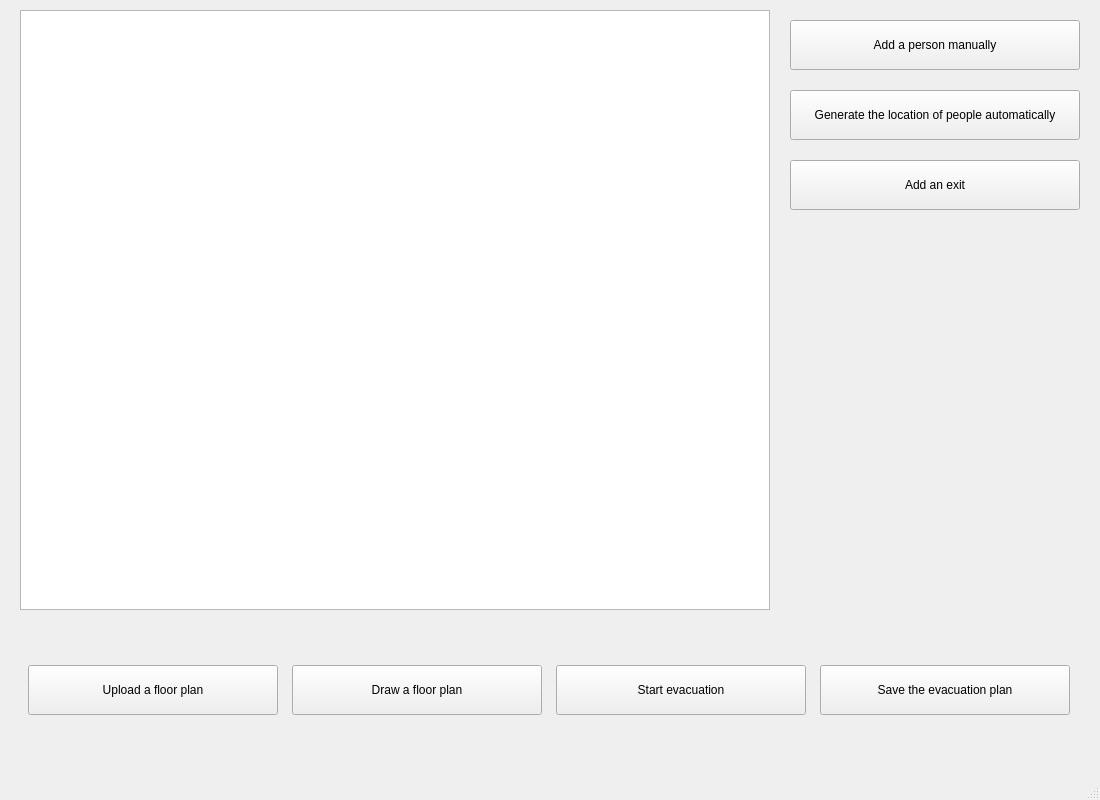
<?xml version="1.0" encoding="UTF-8"?>
<ui version="4.0">
 <class>MainWindow</class>
 <widget class="QMainWindow" name="MainWindow">
  <property name="geometry">
   <rect>
    <x>0</x>
    <y>0</y>
    <width>1100</width>
    <height>800</height>
   </rect>
  </property>
  <property name="windowTitle">
   <string>MainWindow</string>
  </property>
  <widget class="QWidget" name="centralwidget">
   <widget class="QGraphicsView" name="graphicsView">
    <property name="geometry">
     <rect>
      <x>20</x>
      <y>10</y>
      <width>750</width>
      <height>600</height>
     </rect>
    </property>
    <property name="verticalScrollBarPolicy">
     <enum>Qt::ScrollBarAlwaysOff</enum>
    </property>
    <property name="horizontalScrollBarPolicy">
     <enum>Qt::ScrollBarAlwaysOff</enum>
    </property>
   </widget>
   <widget class="QPushButton" name="generatePeople">
    <property name="geometry">
     <rect>
      <x>790</x>
      <y>90</y>
      <width>290</width>
      <height>50</height>
     </rect>
    </property>
    <property name="text">
     <string>Generate the location of people automatically</string>
    </property>
   </widget>
   <widget class="QPushButton" name="addPeople">
    <property name="geometry">
     <rect>
      <x>790</x>
      <y>20</y>
      <width>290</width>
      <height>50</height>
     </rect>
    </property>
    <property name="text">
     <string>Add a person manually</string>
    </property>
   </widget>
   <widget class="QPushButton" name="addEnter">
    <property name="geometry">
     <rect>
      <x>790</x>
      <y>160</y>
      <width>290</width>
      <height>50</height>
     </rect>
    </property>
    <property name="text">
     <string>Add an exit</string>
    </property>
   </widget>
   <widget class="QWidget" name="horizontalLayoutWidget">
    <property name="geometry">
     <rect>
      <x>20</x>
      <y>650</y>
      <width>1061</width>
      <height>80</height>
     </rect>
    </property>
    <layout class="QHBoxLayout" name="horizontalLayout">
     <item>
      <widget class="QPushButton" name="upLoad">
       <property name="minimumSize">
        <size>
         <width>0</width>
         <height>50</height>
        </size>
       </property>
       <property name="maximumSize">
        <size>
         <width>250</width>
         <height>16777215</height>
        </size>
       </property>
       <property name="text">
        <string>Upload a floor plan</string>
       </property>
      </widget>
     </item>
     <item>
      <widget class="QPushButton" name="paint">
       <property name="minimumSize">
        <size>
         <width>0</width>
         <height>50</height>
        </size>
       </property>
       <property name="maximumSize">
        <size>
         <width>250</width>
         <height>16777215</height>
        </size>
       </property>
       <property name="toolTipDuration">
        <number>-1</number>
       </property>
       <property name="text">
        <string>Draw a floor plan</string>
       </property>
      </widget>
     </item>
     <item>
      <widget class="QPushButton" name="evacuation">
       <property name="minimumSize">
        <size>
         <width>0</width>
         <height>50</height>
        </size>
       </property>
       <property name="maximumSize">
        <size>
         <width>250</width>
         <height>16777215</height>
        </size>
       </property>
       <property name="text">
        <string>Start evacuation</string>
       </property>
      </widget>
     </item>
     <item>
      <widget class="QPushButton" name="save">
       <property name="minimumSize">
        <size>
         <width>0</width>
         <height>50</height>
        </size>
       </property>
       <property name="maximumSize">
        <size>
         <width>250</width>
         <height>16777215</height>
        </size>
       </property>
       <property name="text">
        <string>Save the evacuation plan</string>
       </property>
      </widget>
     </item>
    </layout>
   </widget>
  </widget>
  <widget class="QMenuBar" name="menubar">
   <property name="geometry">
    <rect>
     <x>0</x>
     <y>0</y>
     <width>1100</width>
     <height>26</height>
    </rect>
   </property>
  </widget>
  <widget class="QStatusBar" name="statusbar"/>
 </widget>
 <resources/>
 <connections/>
</ui>
